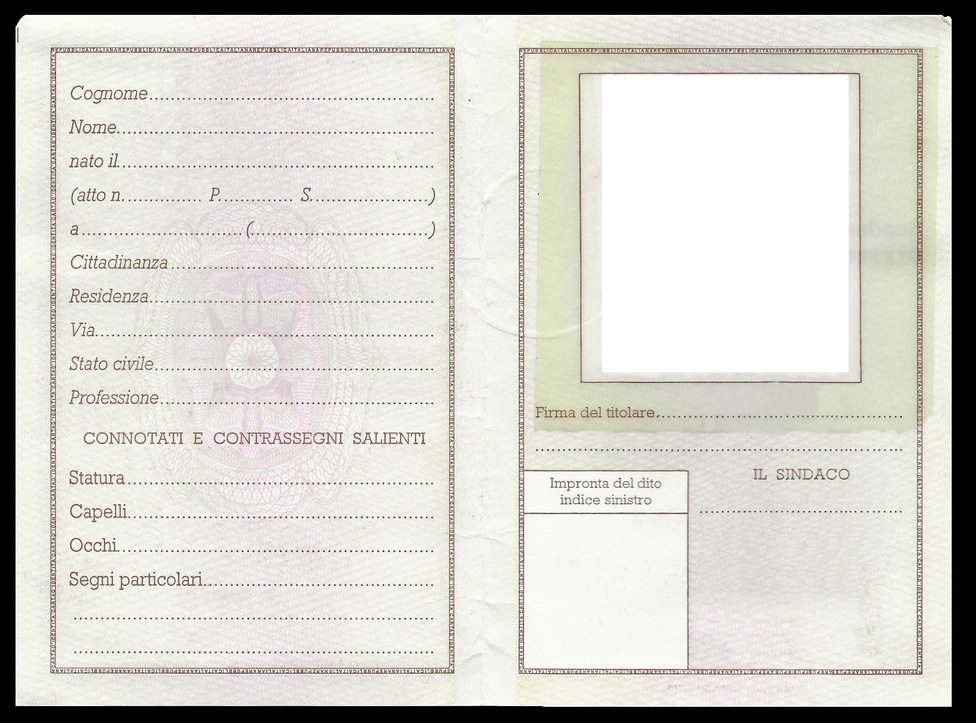
#> input picture ReferenceImages/rearCIC.jpg, 976 x 723 px, shrunk from 1445 x 1070 before the run
$ python ContoursWithHuMomentMatchingSKI.py
#> lines starting #> are read from the running program, lines starting #| are printed output that depends on the picture
#%% Import Section
import numpy as np
from skimage.io import imread
from skimage.measure import moments, moments_hu, find_contours, approximate_polygon
from skimage.feature import canny
from matplotlib import pyplot as plt
#%% Opening image section
reference_image = imread('ReferenceImages/rearCIC.jpg', as_gray= True)
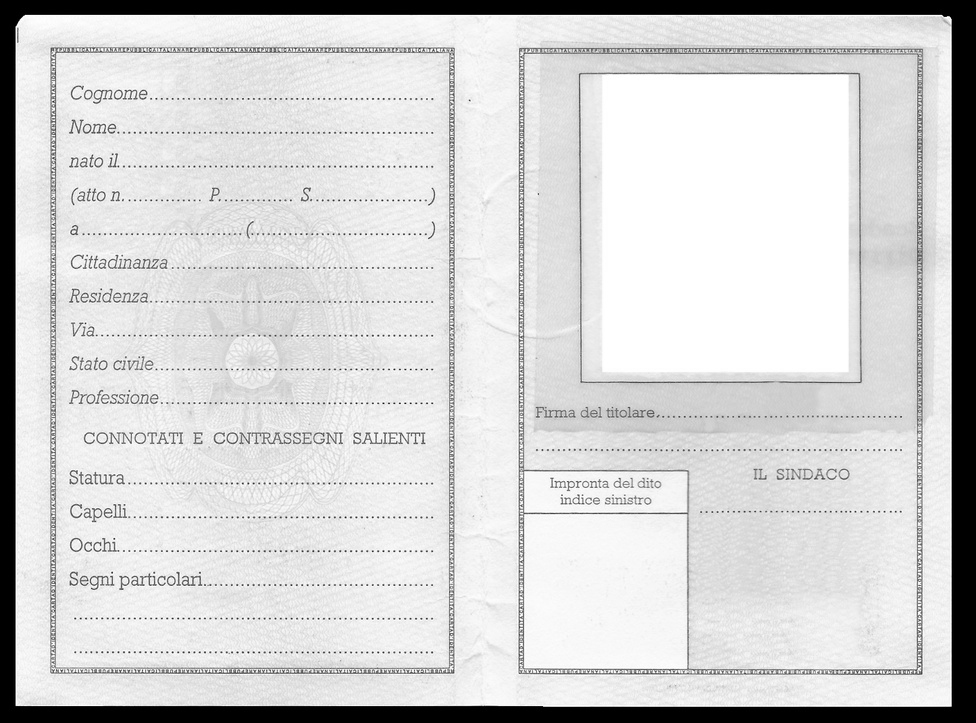
#> reference_image: shape (723, 976) float64; min 0, max 1, mean 0.827
test_image = imread('TestImages/rear/a-petrelli-rearCIC.jpg', as_gray= True)
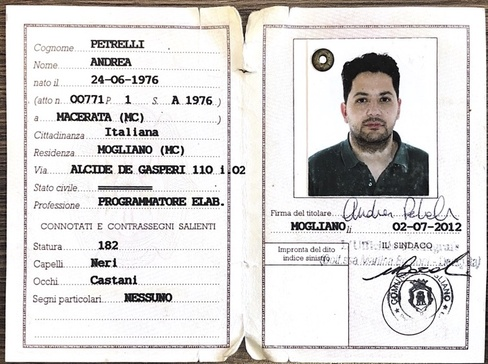
#> input picture TestImages/rear/a-petrelli-rearCIC.jpg, 488 x 364 px, shrunk from 723 x 539 before the run
#> test_image: shape (364, 488) float64; min 0, max 1, mean 0.849
#%% Contours finding:
reference_image_canny = reference_image#canny(reference_image, 3)
test_image_canny = test_image#canny(test_image, 3)
reference_contours = find_contours(reference_image_canny, 0.8, fully_connected='high')
#> reference_contours = 3297 point arrays, longest 3293 points
test_contours = find_contours(test_image_canny, 0.8, fully_connected='high')
#> test_contours = 1487 point arrays, longest 5315 points
#%%
print('Reference Contours: ', reference_contours)
#> (printed output is left out)
print('Test Contours: ', test_contours)
#%% Find moment
reference_moments = moments(reference_contours[0])
#> reference_moments = [[2784248.5, 1606226.8, 1606226.8, 1606226.8], [5.11e+09, 3.45e+09, 3.45e+09, 3.45e+09], [1.29e+13, 8.88e+12, 8.88e+12, 8.88e+12], [3.51e+16, 2.38e+16, 2.38e+16, 2.38e+16]]
test_moments = moments(test_contours[0])
#> test_moments = [[2810414.6, 1735888.4, 1735888.4, 1735888.4], [6.87e+09, 4.27e+09, 4.27e+09, 4.27e+09], [2.36e+13, 1.48e+13, 1.48e+13, 1.48e+13], [9.42e+16, 5.98e+16, 5.98e+16, 5.98e+16]]
reference_hu_moments = moments_hu(reference_moments)
#> reference_hu_moments = [1.29e+13, 1.66e+26, 1.23e+33, 1.23e+33, 1.51e+66, 1.58e+46, -2.11e+55]
test_hu_moments = moments_hu(test_moments)
#> test_hu_moments = [2.36e+13, 5.57e+26, 8.87e+33, 8.87e+33, 7.86e+67, 2.09e+47, -1.51e+57]
#%%
print(reference_hu_moments)
print(test_hu_moments)
#%%

#%%
# Display the image and plot all contours found
fig, ax = plt.subplots()
ax.imshow(reference_image, cmap=plt.cm.gray)

#for n, contour in enumerate(reference_contours[0]):
ax.plot(reference_contours[0][:, 1], reference_contours[0][:, 0], linewidth=2)

ax.axis('image')
ax.set_xticks([])
ax.set_yticks([])
plt.show()
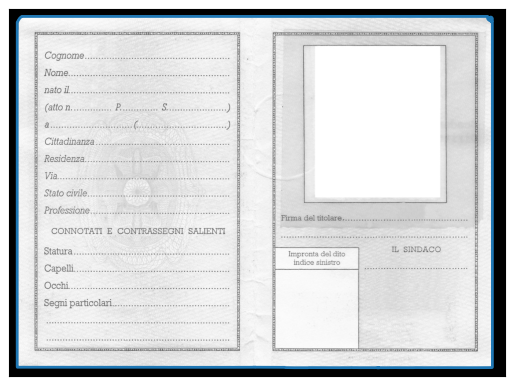
#> figure drawn by matplotlib, 1 panel

fig, ax = plt.subplots()
ax.imshow(test_image, cmap=plt.cm.gray)

#for n, contour in enumerate(reference_contours[0]):
ax.plot(test_contours[0][:, 1], test_contours[0][:, 0], linewidth=2)

ax.axis('image')
ax.set_xticks([])
ax.set_yticks([])
plt.show()
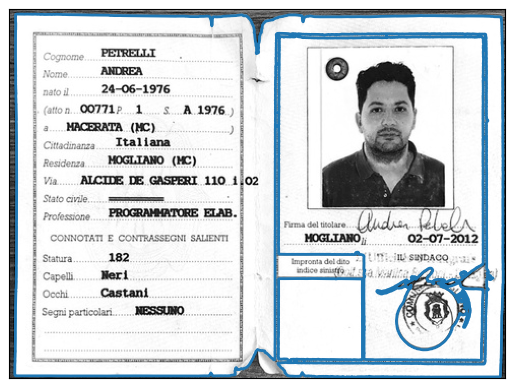
#> figure drawn by matplotlib, 1 panel

fig, ax = plt.subplots()
ax.imshow(test_image, cmap=plt.cm.gray)

# [6 lines of commented-out code are left out]

ax.plot(test_contours[0][:,1], test_contours[0][:,0], linewidth=3)

ax.axis('image')
ax.set_xticks([])
ax.set_yticks([])
plt.show()
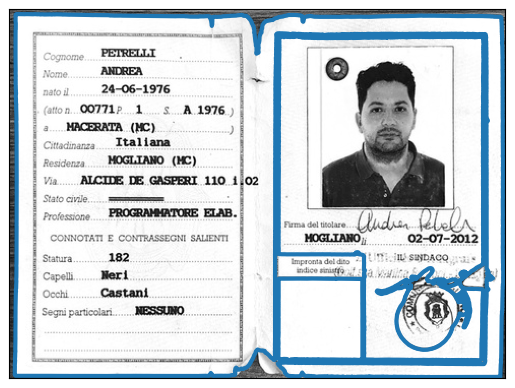
#> figure drawn by matplotlib, 1 panel
#%% Polygon writing:
fig, ax = plt.subplots(ncols=1, figsize=(10, 10))


ax.imshow(test_image)

# [6 lines of commented-out code are left out]

ax.plot(test_contours[0][:,1], test_contours[0][:,0], linewidth=8)

ax.axis('off')

plt.show()
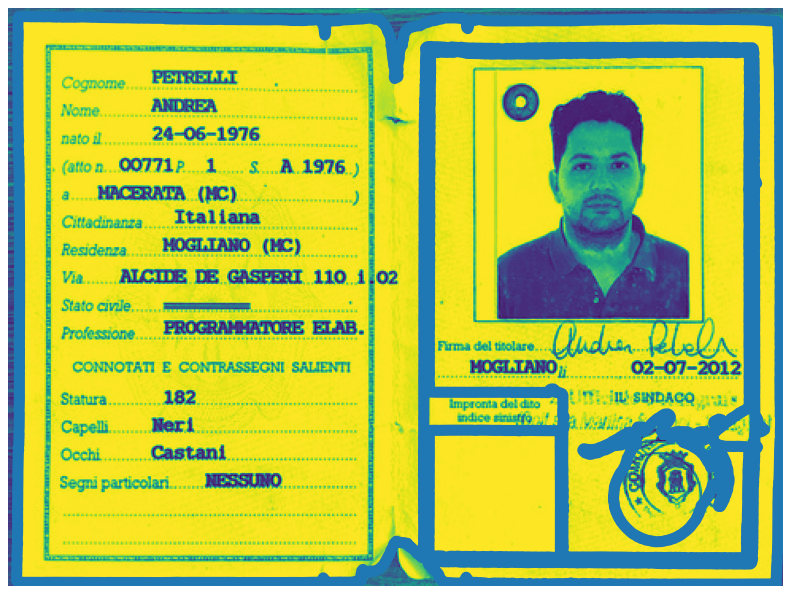
#> figure drawn by matplotlib, 1 panel
#%%
first = True
added = False
reference_contours_list = []
for contours in reference_contours:
    for con in contours:
        if first:
            first = False
            reference_contours_list.append(np.array(np.array([con])))
        else:
            for index, past_con in enumerate(reference_contours_list):
                for past_c in past_con:
#> (the run stopped early here; a loop or call above may not have finished)
